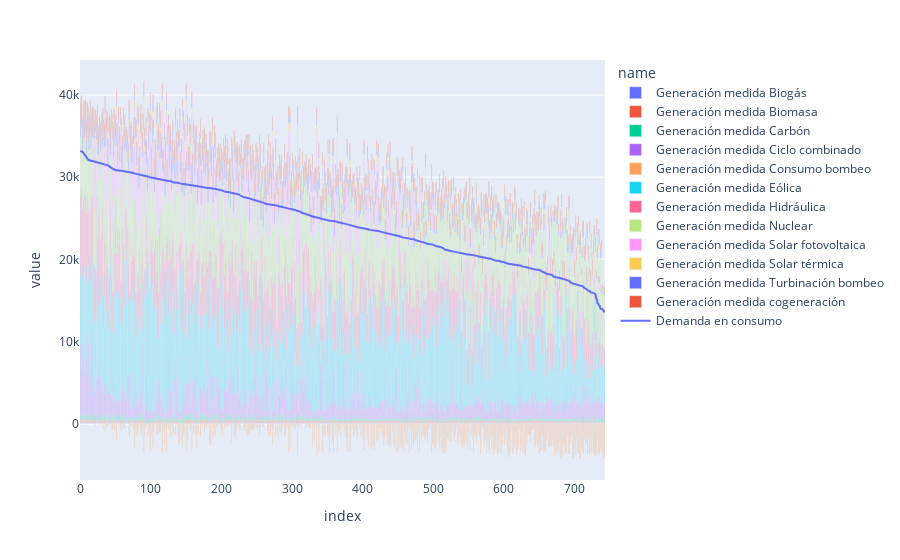

Notebook code for this chart:
### Code cell
fig=px.bar(generacion_df)
fig.add_traces(list(px.line(demanda_df).select_traces()))
fig.show()

### Figure 1 — Plotly figure (JSON) as saved in the notebook; plotly's stock layout.template omitted (floating-point values rounded to 4 significant figures; data arrays with more than 128 entries replaced by an {"elided": "..."} marker saying what was removed)
{"data": [{"alignmentgroup": "True", "hovertemplate": "name=Generación medida Biogás<br>index=%{x}<br>value=%{y}<extra></extra>", "legendgroup": "Generación medida Biogás", "marker": {"color": "#636efa", "pattern": {"shape": ""}}, "name": "Generación medida Biogás", "offsetgroup": "Generación medida Biogás", "orientation": "v", "showlegend": true, "textposition": "auto", "type": "bar", "x": {"elided": "744 int values"}, "xaxis": "x", "y": {"elided": "744 float values"}, "yaxis": "y"}, {"alignmentgroup": "True", "hovertemplate": "name=Generación medida Biomasa<br>index=%{x}<br>value=%{y}<extra></extra>", "legendgroup": "Generación medida Biomasa", "marker": {"color": "#EF553B", "pattern": {"shape": ""}}, "name": "Generación medida Biomasa", "offsetgroup": "Generación medida Biomasa", "orientation": "v", "showlegend": true, "textposition": "auto", "type": "bar", "x": {"elided": "744 int values"}, "xaxis": "x", "y": {"elided": "744 float values"}, "yaxis": "y"}, {"alignmentgroup": "True", "hovertemplate": "name=Generación medida Carbón<br>index=%{x}<br>value=%{y}<extra></extra>", "legendgroup": "Generación medida Carbón", "marker": {"color": "#00cc96", "pattern": {"shape": ""}}, "name": "Generación medida Carbón", "offsetgroup": "Generación medida Carbón", "orientation": "v", "showlegend": true, "textposition": "auto", "type": "bar", "x": {"elided": "744 int values"}, "xaxis": "x", "y": {"elided": "744 float values"}, "yaxis": "y"}, {"alignmentgroup": "True", "hovertemplate": "name=Generación medida Ciclo combinado<br>index=%{x}<br>value=%{y}<extra></extra>", "legendgroup": "Generación medida Ciclo combinado", "marker": {"color": "#ab63fa", "pattern": {"shape": ""}}, "name": "Generación medida Ciclo combinado", "offsetgroup": "Generación medida Ciclo combinado", "orientation": "v", "showlegend": true, "textposition": "auto", "type": "bar", "x": {"elided": "744 int values"}, "xaxis": "x", "y": {"elided": "744 float values"}, "yaxis": "y"}, {"alignmentgroup": "True", "hovertemplate": "name=Generación medida Consumo bombeo<br>index=%{x}<br>value=%{y}<extra></extra>", "legendgroup": "Generación medida Consumo bombeo", "marker": {"color": "#FFA15A", "pattern": {"shape": ""}}, "name": "Generación medida Consumo bombeo", "offsetgroup": "Generación medida Consumo bombeo", "orientation": "v", "showlegend": true, "textposition": "auto", "type": "bar", "x": {"elided": "744 int values"}, "xaxis": "x", "y": {"elided": "744 float values"}, "yaxis": "y"}, {"alignmentgroup": "True", "hovertemplate": "name=Generación medida Eólica<br>index=%{x}<br>value=%{y}<extra></extra>", "legendgroup": "Generación medida Eólica", "marker": {"color": "#19d3f3", "pattern": {"shape": ""}}, "name": "Generación medida Eólica", "offsetgroup": "Generación medida Eólica", "orientation": "v", "showlegend": true, "textposition": "auto", "type": "bar", "x": {"elided": "744 int values"}, "xaxis": "x", "y": {"elided": "744 float values"}, "yaxis": "y"}, {"alignmentgroup": "True", "hovertemplate": "name=Generación medida Hidráulica<br>index=%{x}<br>value=%{y}<extra></extra>", "legendgroup": "Generación medida Hidráulica", "marker": {"color": "#FF6692", "pattern": {"shape": ""}}, "name": "Generación medida Hidráulica", "offsetgroup": "Generación medida Hidráulica", "orientation": "v", "showlegend": true, "textposition": "auto", "type": "bar", "x": {"elided": "744 int values"}, "xaxis": "x", "y": {"elided": "744 float values"}, "yaxis": "y"}, {"alignmentgroup": "True", "hovertemplate": "name=Generación medida Nuclear<br>index=%{x}<br>value=%{y}<extra></extra>", "legendgroup": "Generación medida Nuclear", "marker": {"color": "#B6E880", "pattern": {"shape": ""}}, "name": "Generación medida Nuclear", "offsetgroup": "Generación medida Nuclear", "orientation": "v", "showlegend": true, "textposition": "auto", "type": "bar", "x": {"elided": "744 int values"}, "xaxis": "x", "y": {"elided": "744 float values"}, "yaxis": "y"}, {"alignmentgroup": "True", "hovertemplate": "name=Generación medida Solar fotovoltaica<br>index=%{x}<br>value=%{y}<extra></extra>", "legendgroup": "Generación medida Solar fotovoltaica", "marker": {"color": "#FF97FF", "pattern": {"shape": ""}}, "name": "Generación medida Solar fotovoltaica", "offsetgroup": "Generación medida Solar fotovoltaica", "orientation": "v", "showlegend": true, "textposition": "auto", "type": "bar", "x": {"elided": "744 int values"}, "xaxis": "x", "y": {"elided": "744 float values"}, "yaxis": "y"}, {"alignmentgroup": "True", "hovertemplate": "name=Generación medida Solar térmica<br>index=%{x}<br>value=%{y}<extra></extra>", "legendgroup": "Generación medida Solar térmica", "marker": {"color": "#FECB52", "pattern": {"shape": ""}}, "name": "Generación medida Solar térmica", "offsetgroup": "Generación medida Solar térmica", "orientation": "v", "showlegend": true, "textposition": "auto", "type": "bar", "x": {"elided": "744 int values"}, "xaxis": "x", "y": {"elided": "744 float values"}, "yaxis": "y"}, {"alignmentgroup": "True", "hovertemplate": "name=Generación medida Turbinación bombeo<br>index=%{x}<br>value=%{y}<extra></extra>", "legendgroup": "Generación medida Turbinación bombeo", "marker": {"color": "#636efa", "pattern": {"shape": ""}}, "name": "Generación medida Turbinación bombeo", "offsetgroup": "Generación medida Turbinación bombeo", "orientation": "v", "showlegend": true, "textposition": "auto", "type": "bar", "x": {"elided": "744 int values"}, "xaxis": "x", "y": {"elided": "744 float values"}, "yaxis": "y"}, {"alignmentgroup": "True", "hovertemplate": "name=Generación medida cogeneración<br>index=%{x}<br>value=%{y}<extra></extra>", "legendgroup": "Generación medida cogeneración", "marker": {"color": "#EF553B", "pattern": {"shape": ""}}, "name": "Generación medida cogeneración", "offsetgroup": "Generación medida cogeneración", "orientation": "v", "showlegend": true, "textposition": "auto", "type": "bar", "x": {"elided": "744 int values"}, "xaxis": "x", "y": {"elided": "744 float values"}, "yaxis": "y"}, {"hovertemplate": "variable=Demanda en consumo<br>index=%{x}<br>value=%{y}<extra></extra>", "legendgroup": "Demanda en consumo", "line": {"color": "#636efa", "dash": "solid"}, "marker": {"symbol": "circle"}, "mode": "lines", "name": "Demanda en consumo", "orientation": "v", "showlegend": true, "type": "scatter", "x": {"elided": "744 int values"}, "xaxis": "x", "y": {"elided": "744 float values"}, "yaxis": "y"}], "layout": {"autosize": true, "barmode": "relative", "legend": {"title": {"text": "name"}, "tracegroupgap": 0}, "margin": {"t": 60}, "xaxis": {"anchor": "y", "autorange": true, "domain": [0, 1], "range": [-0.5, 743.5], "title": {"text": "index"}, "type": "linear"}, "yaxis": {"anchor": "x", "autorange": true, "domain": [0, 1], "range": [-6845.0, 44260.0], "title": {"text": "value"}, "type": "linear"}}}
